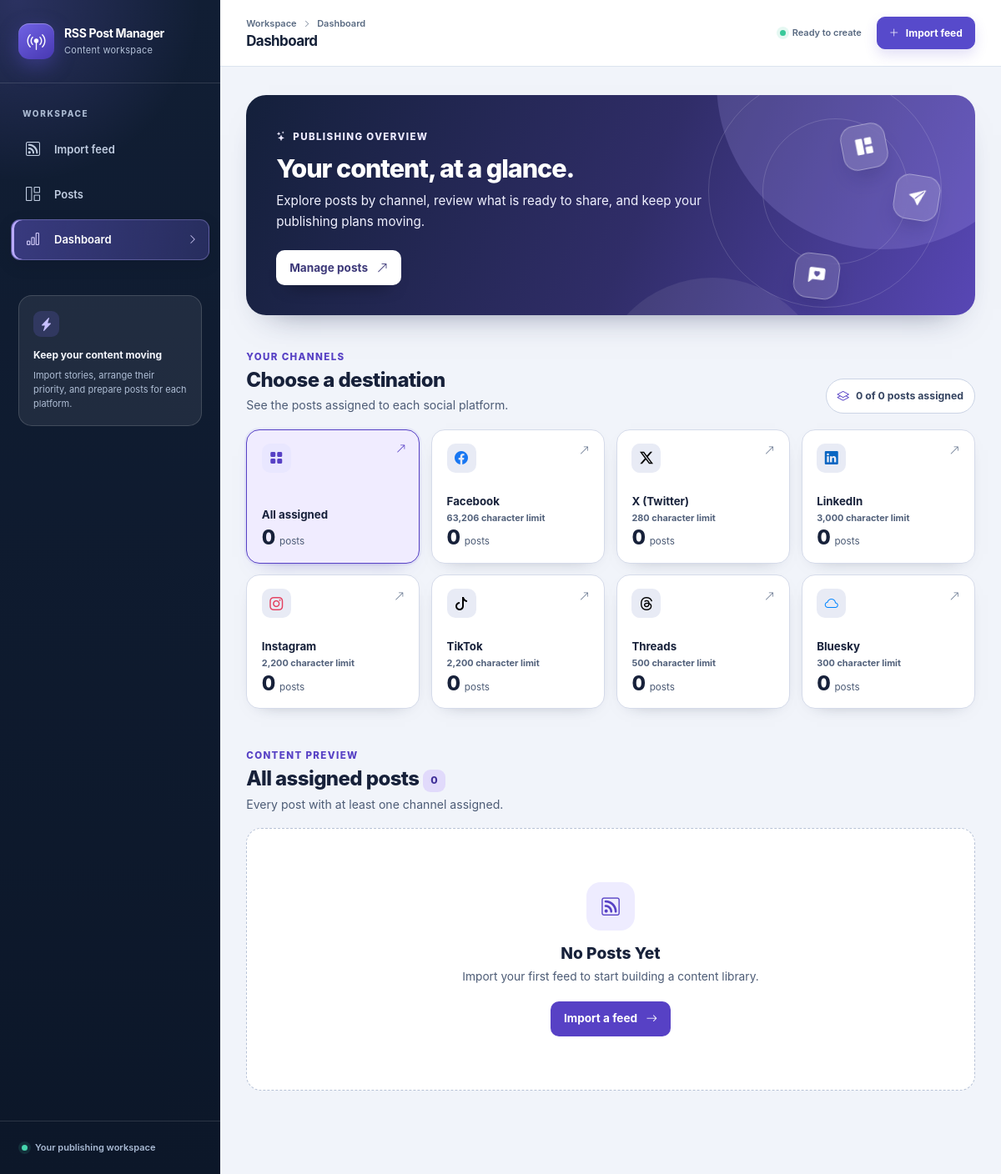
The page /index.php/dashboard on the database its author committed.
### tables this page shows
CREATE TABLE social_platforms (
  id INT UNSIGNED AUTO_INCREMENT PRIMARY KEY,
  name VARCHAR(50) NOT NULL,
  slug VARCHAR(50) NOT NULL UNIQUE,
  icon VARCHAR(100) DEFAULT NULL,
  color VARCHAR(20) DEFAULT NULL,
  max_chars INT UNSIGNED DEFAULT NULL
);

### application/controllers/Dashboard.php (called while the page is built, shortened)
<?php
class Dashboard extends CI_Controller
{
    public function __construct()
    {
        $this->load->model(array('Post_model', 'Platform_model', 'Post_platform_model'));
    }
    private function data()
    {
        $platforms = $this->Platform_model->all();
        $selected = NULL;
        $sort = (string) $this->input->get('sort', TRUE);
        if (!in_array($sort, array('priority', 'date', 'characters', 'title'), TRUE)) $sort = 'priority';
        $dir = strtolower((string) $this->input->get('dir', TRUE)) === 'desc' ? 'desc' : 'asc';
        $total = $this->Post_model->total($selected ? (int) $selected['id'] : NULL, !$selected);
        $page = max(1, min((int) $this->input->get('page'), max(1, (int) ceil($total / 10))));
        $posts = $this->Post_model->page(10, ($page - 1) * 10, $sort, $dir, $selected ? (int) $selected['id'] : NULL, !$selected);
        return array('platforms' => $platforms, 'selected' => $selected, 'counts' => $this->Platform_model->counts(),
            'assigned_total' => $this->Post_model->total(NULL, TRUE), 'all_total' => $this->Post_model->total(),
            'posts' => $posts, 'assigned' => $this->Post_platform_model->for_posts(array_column($posts, 'id')),
            'total' => $total, 'page' => $page, 'pages' => max(1, (int) ceil($total / 10)), 'sort' => $sort, 'dir' => $dir);
    }
    public function index()
    {
        $data = $this->data();
        $this->load->view('layouts/header', array('active' => 'dashboard', 'title' => 'Dashboard'));
        $this->load->view('dashboard/index', $data);
        $this->load->view('layouts/footer');
    }
}

### index.php (called while the page is built, shortened)
<?php
require_once BASEPATH.'core/CodeIgniter.php';

### application/models/Platform_model.php (called while the page is built, shortened)
<?php
class Platform_model extends CI_Model
{
    public function all()
    {
        return $this->db->order_by('id', 'ASC')->get('social_platforms')->result_array();
    }
}

### application/models/Post_model.php (called while the page is built, shortened)
<?php
class Post_model extends CI_Model
{
    public function total($platform_id = NULL, $assigned_only = FALSE)
    {
        $this->db->from('posts p');
        if ($platform_id !== NULL) $this->db->join('post_platforms pp', 'pp.post_id = p.id')->where('pp.platform_id', $platform_id);
        elseif ($assigned_only) $this->db->where('EXISTS (SELECT 1 FROM post_platforms pp WHERE pp.post_id = p.id)', NULL, FALSE);
        return (int) $this->db->count_all_results();
    }
    public function page($limit, $offset, $sort = 'priority', $dir = 'asc', $platform_id = NULL, $assigned_only = FALSE)
    {
        $columns = array('priority' => 'p.priority', 'date' => 'p.pub_date', 'characters' => 'p.char_count', 'title' => 'p.title');
        $this->db->select('p.*')->from('posts p');
        if ($platform_id !== NULL) $this->db->join('post_platforms pp', 'pp.post_id = p.id')->where('pp.platform_id', $platform_id);
        elseif ($assigned_only) $this->db->where('EXISTS (SELECT 1 FROM post_platforms pp WHERE pp.post_id = p.id)', NULL, FALSE);
        return $this->db->order_by($columns[$sort], $dir)->order_by('p.id', 'asc')->limit($limit, $offset)->get()->result_array();
    }
}

### application/views/dashboard/content.php (the view, shortened to what this page needs)
<section class="dashboard-overview" aria-labelledby="channels-heading">
    <div class="dashboard-section-heading">
        <div>
            <span class="dashboard-kicker">Your channels</span>
            <h2 id="channels-heading">Choose a destination</h2>
            <p>See the posts assigned to each social platform.</p>
        </div>
        <span class="dashboard-summary"><i class="bi bi-layers" aria-hidden="true"></i> <?= (int) $assigned_total ?> of <?= (int) $all_total ?> posts assigned</span>
    </div>
    <div class="platform-filter dashboard-platform-grid" aria-label="Filter by platform">
        <a class="dashboard-platform dashboard-platform-all<?= !$selected ? ' is-active' : '' ?>"
           href="<?= site_url('dashboard') ?>" data-platform=""<?= !$selected ? ' aria-current="page"' : '' ?>>
            <span class="dashboard-platform-top">
                <span class="dashboard-platform-icon"><i class="bi bi-grid-fill" aria-hidden="true"></i></span>
                <i class="bi bi-arrow-up-right dashboard-platform-arrow" aria-hidden="true"></i>
            </span>
            <span class="dashboard-platform-label">All assigned</span>
            <span class="dashboard-platform-bottom"><strong><?= (int) $assigned_total ?></strong><span>posts</span></span>
        </a>
        <?php foreach ($platforms as $platform): ?>
            <?php $is_active = $selected && (int) $selected['id'] === (int) $platform['id']; ?>
            <a class="dashboard-platform<?= $is_active ? ' is-active' : '' ?>"
               href="<?= site_url('dashboard') ?>?platform=<?= rawurlencode($platform['slug']) ?>"
               data-platform="<?= html_escape($platform['slug']) ?>"
               style="--platform-color: <?= html_escape($platform['color']) ?>;"<?= $is_active ? ' aria-current="page"' : '' ?>>
                <span class="dashboard-platform-top">
                    <span class="dashboard-platform-icon"><i class="bi <?= html_escape($platform['icon']) ?>" aria-hidden="true"></i></span>
                    <i class="bi bi-arrow-up-right dashboard-platform-arrow" aria-hidden="true"></i>
                </span>
                <span class="dashboard-platform-label"><?= html_escape($platform['name']) ?></span>
                <?php if (!empty($platform['max_chars'])): ?><span class="dashboard-platform-limit"><?= number_format((int) $platform['max_chars']) ?> character limit</span><?php endif; ?>
                <span class="dashboard-platform-bottom"><strong><?= isset($counts[$platform['id']]) ? (int) $counts[$platform['id']] : 0 ?></strong><span>posts</span></span>
            </a>
        <?php endforeach; ?>
    </div>
</section>
<section class="dashboard-results" aria-labelledby="dashboard-results-heading">
    <div class="dashboard-results-toolbar">
        <div class="dashboard-results-title">
            <span class="dashboard-kicker">Content preview</span>
            <h2 id="dashboard-results-heading"><?= $selected ? html_escape($selected['name']) : 'All assigned posts' ?> <span class="dashboard-result-count"><?= (int) $total ?></span></h2>
            <p><?= $selected ? 'Posts selected for this channel.' : 'Every post with at least one channel assigned.' ?></p>
        </div>
    </div>
    <?php if (!$all_total): ?>
        <div class="dashboard-empty">
            <span class="dashboard-empty-icon"><i class="bi bi-rss" aria-hidden="true"></i></span>
            <h3>No Posts Yet</h3>
            <p>Import your first feed to start building a content library.</p>
            <a class="dashboard-empty-action" href="<?= site_url('feed') ?>">Import a feed <i class="bi bi-arrow-right" aria-hidden="true"></i></a>
        </div>
    <?php endif; ?>
</section>

### application/views/layouts/header.php (shortened to what this page needs)
<?php
$nav_items = array(
    array('key' => 'feed', 'label' => 'Import feed', 'icon' => 'bi-rss', 'url' => site_url('feed')),
    array('key' => 'posts', 'label' => 'Posts', 'icon' => 'bi-grid-1x2', 'url' => site_url('posts')),
    array('key' => 'dashboard', 'label' => 'Dashboard', 'icon' => 'bi-bar-chart', 'url' => site_url('dashboard')),
);
?>
<!doctype html>
<html lang="en">
<head>
    <link href="https://cdn.jsdelivr.net/npm/bootstrap@5.3.3/dist/css/bootstrap.min.css" rel="stylesheet">
    <link href="https://cdn.jsdelivr.net/npm/bootstrap-icons@1.11.3/font/bootstrap-icons.min.css" rel="stylesheet">
    <link href="<?= base_url('assets/css/app.css') ?>" rel="stylesheet">
    <?php if ($active === 'dashboard'): ?><link href="<?= base_url('assets/css/dashboard.css') ?>" rel="stylesheet"><?php endif; ?>
</head>
<body data-base-url="<?= html_escape(base_url()) ?>">
<div class="app-shell">
    <aside class="offcanvas-lg offcanvas-start app-sidebar" tabindex="-1" id="appSidebar" aria-labelledby="appSidebarTitle">
        <div class="app-sidebar-head">
            <a class="app-brand" href="<?= site_url() ?>" aria-label="RSS Post Manager home">
                <span class="app-brand-icon"><i class="bi bi-broadcast-pin" aria-hidden="true"></i></span>
                <span class="app-brand-copy"><strong id="appSidebarTitle">RSS Post Manager</strong><small>Content workspace</small></span>
            </a>
        </div>
        <div class="app-sidebar-body">
            <p class="app-sidebar-label">Workspace</p>
            <nav class="app-nav" aria-label="Main navigation">
                <?php foreach ($nav_items as $item): ?>
                    <a class="app-nav-link <?= $active === $item['key'] ? 'is-active' : '' ?>" href="<?= $item['url'] ?>" <?= $active === $item['key'] ? 'aria-current="page"' : '' ?>>
                        <span class="app-nav-icon"><i class="bi <?= $item['icon'] ?>" aria-hidden="true"></i></span>
                        <span><?= html_escape($item['label']) ?></span>
                        <?php if ($active === $item['key']): ?><i class="bi bi-chevron-right app-nav-arrow" aria-hidden="true"></i><?php endif; ?>
                    </a>
                <?php endforeach; ?>
            </nav>
            <div class="app-sidebar-note">
                <span class="app-sidebar-note-icon"><i class="bi bi-lightning-charge-fill" aria-hidden="true"></i></span>
                <strong>Keep your content moving</strong>
                <p>Import stories, arrange their priority, and prepare posts for each platform.</p>
            </div>
        </div>
        <div class="app-sidebar-foot"><span class="app-sidebar-foot-dot"></span> Your publishing workspace</div>
    </aside>
    <div class="app-main">
        <header class="app-topbar">
            <div class="app-topbar-leading">
                <div class="app-topbar-context"><span>Workspace <i class="bi bi-chevron-right" aria-hidden="true"></i> <?= html_escape($title) ?></span><strong><?= html_escape($title) ?></strong></div>
            </div>
            <div class="app-topbar-actions">
                <span class="app-topbar-status d-none d-md-inline-flex"><span></span> Ready to create</span>
                <a class="btn btn-primary app-topbar-cta" href="<?= $active === 'feed' ? site_url('posts') : site_url('feed') ?>"><i class="bi <?= $active === 'feed' ? 'bi-grid-1x2' : 'bi-plus-lg' ?>" aria-hidden="true"></i><span><?= $active === 'feed' ? 'View posts' : 'Import feed' ?></span></a>
            </div>
        </header>
        <main id="main-content" class="app-content">

### application/views/dashboard/index.php
<section class="dashboard-view" aria-labelledby="dashboard-title">
    <header class="dashboard-hero">
        <div class="dashboard-hero-copy">
            <span class="dashboard-eyebrow"><i class="bi bi-stars" aria-hidden="true"></i> Publishing overview</span>
            <h1 id="dashboard-title">Your content, at a glance.</h1>
            <p>Explore posts by channel, review what is ready to share, and keep your publishing plans moving.</p>
            <a class="dashboard-hero-action" href="<?= site_url('posts') ?>">Manage posts <i class="bi bi-arrow-up-right" aria-hidden="true"></i></a>
        </div>
        <div class="dashboard-hero-art" aria-hidden="true">
            <span class="dashboard-orbit dashboard-orbit-one"></span>
            <span class="dashboard-orbit dashboard-orbit-two"></span>
            <span class="dashboard-hero-icon dashboard-hero-icon-one"><i class="bi bi-grid-1x2-fill"></i></span>
            <span class="dashboard-hero-icon dashboard-hero-icon-two"><i class="bi bi-send-fill"></i></span>
            <span class="dashboard-hero-icon dashboard-hero-icon-three"><i class="bi bi-chat-left-heart-fill"></i></span>
        </div>
    </header>
    <div id="dashboard-content" aria-live="polite">
        <?php $this->load->view('dashboard/content', array('platforms' => $platforms, 'selected' => $selected, 'counts' => $counts, 'assigned_total' => $assigned_total, 'all_total' => $all_total, 'posts' => $posts, 'assigned' => $assigned, 'total' => $total, 'page' => $page, 'pages' => $pages, 'sort' => $sort, 'dir' => $dir)); ?>
    </div>
</section>

### application/views/layouts/footer.php (shortened to what this page needs)
        </main>
    </div>
</div>
<?php $this->load->view('partials/toast'); ?>
</body>
</html>

### application/views/partials/toast.php (shortened to what this page needs)
<div class="toast-container position-fixed top-0 end-0 p-3" style="z-index:1080">
</div>

### rows shown on the page
social_platforms: name "Facebook", max_chars "63,206"
social_platforms: name "X (Twitter)", max_chars "280"
social_platforms: name "LinkedIn", max_chars "3,000"
social_platforms: name "Instagram", max_chars "2,200"
social_platforms: name "TikTok", max_chars "2,200"
social_platforms: name "Threads", max_chars "500"
social_platforms: name "Bluesky", max_chars "300"

### other values the page prints
$item['label'] "Import feed"
$item['label'] "Posts"
$item['label'] "Dashboard"
$title "Dashboard"
$assigned_total "0"
$all_total "0"
$total "0"
